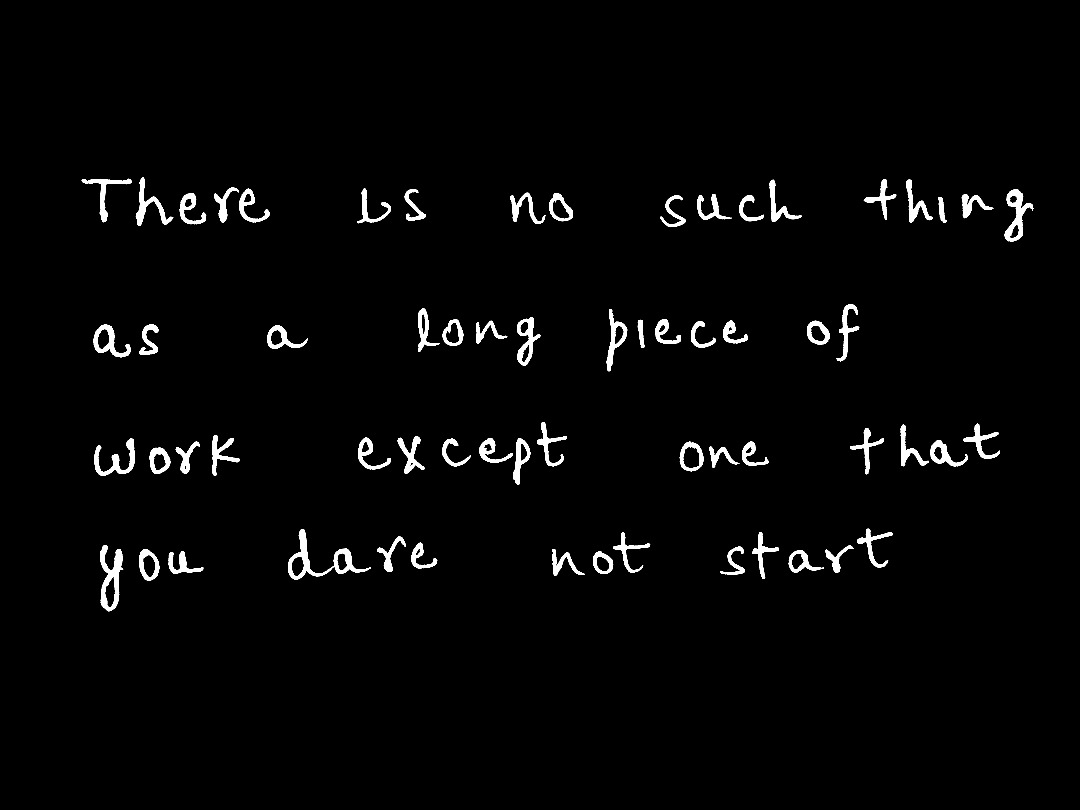
#> input picture bin.png, 4320 x 3240 px (shown at 1/4 size)
$ python binarization.py   (Python 2 division)   (older library calls are emulated)
#> lines starting #> are read from the running program, lines starting #| are printed output that depends on the picture; after the words box and inside, x2 and y2 are one past the last pixel; in counts of white or black regions, pixels touching at a corner belong together
# -*- coding: utf-8 -*-
"""
Created on Sat Aug 26 14:36:39 2016

@author: amir Khan
"""
import numpy
import matplotlib.pyplot as plt
import cv2
from skimage import data
from skimage.filters import threshold_otsu, threshold_adaptive
from time import sleep
import PIL
from PIL import Image
import glob
import numpy
from numpy import genfromtxt
from sklearn import svm
from sklearn.naive_bayes import GaussianNB
from sklearn import tree
from sklearn.ensemble import RandomForestClassifier


c="bin.png"
gray_image = cv2.imread(c)
#> gray_image is the input picture: shape (3240, 4320, 3); 2% white; 63 white regions, largest, box (x1, y1, x2, y2) and area: (1152, 2116, 1484, 2320) 12217, (400, 2180, 493, 2445) 10362, (4018, 757, 4136, 965) 8326
image = cv2.cvtColor(gray_image, cv2.COLOR_BGR2GRAY)

numrows = len(image)
#> numrows = 3240
numcols = len(image[0])
#> numcols = 4320
#print numrows
#print numcols

global_thresh = threshold_otsu(image)
#> global_thresh = 0
binary_global = image > global_thresh
#print len(binary_global)
#print len(binary_global[0])

clf = RandomForestClassifier(n_estimators=100)
block_size = 39
binary_adaptive = threshold_adaptive(image, block_size, offset=10)
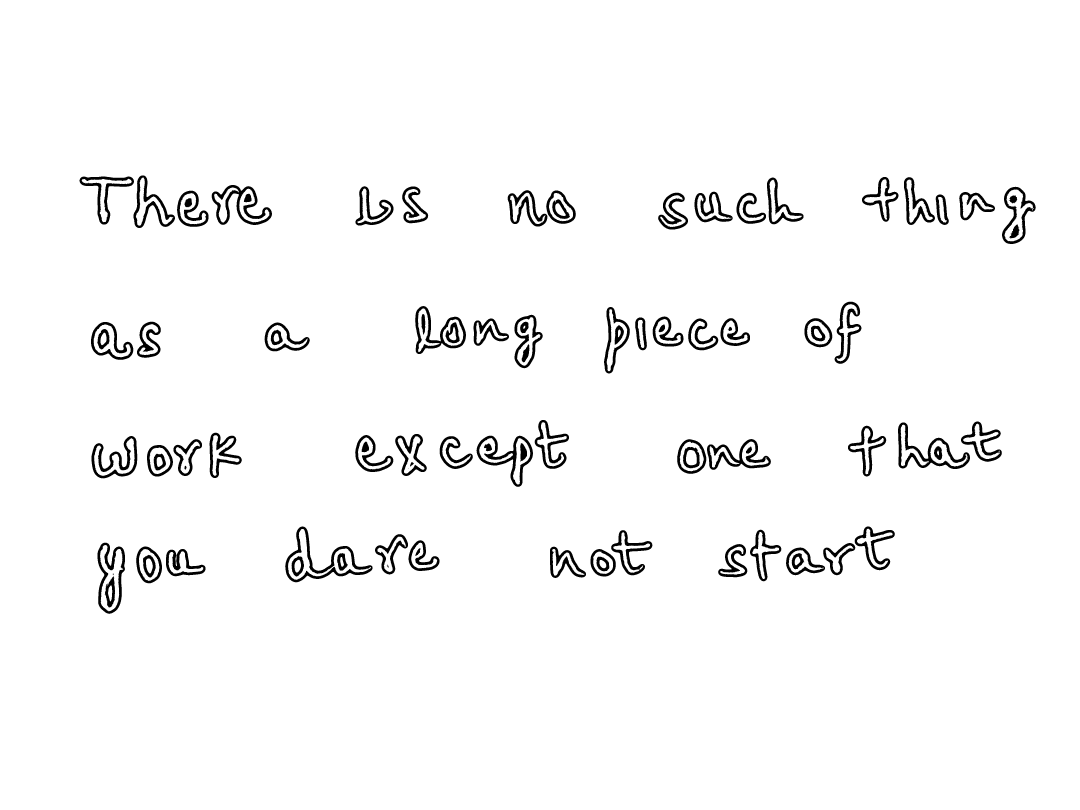
#> binary_adaptive: shape (3240, 4320) bool (shown at 1/4 size); 97% white; 113 black regions (23 under 20 px), largest, box (x1, y1, x2, y2) and area: (1141, 2106, 1490, 2329) 12760, (3592, 1690, 3880, 1876) 11710, (847, 740, 1088, 900) 11211
w,h=numrows,numcols
#> w = 3240; h = 4320
matrix= numpy.empty(shape=(w,h))
word= numpy.empty(shape=(w,h))
mat= numpy.empty(shape=(26064,3600))
out= numpy.chararray(26064)
test1=numpy.empty(shape=(100,3600))
test=numpy.empty(shape=(64,3600))
#> (the run stopped early here; a loop or call above may not have finished)
